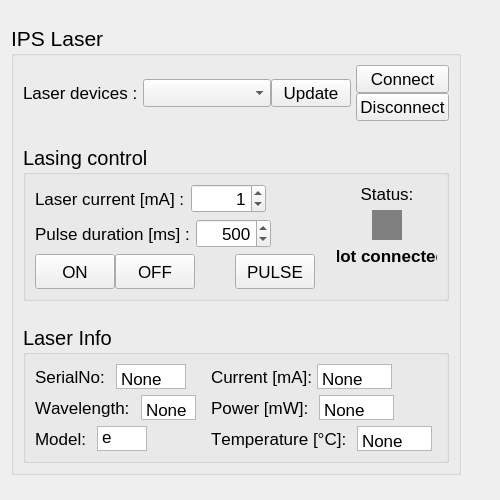
<?xml version="1.0" encoding="UTF-8"?>
<ui version="4.0">
 <class>LaserControl</class>
 <widget class="QWidget" name="LaserControl">
  <property name="geometry">
   <rect>
    <x>0</x>
    <y>0</y>
    <width>500</width>
    <height>500</height>
   </rect>
  </property>
  <property name="minimumSize">
   <size>
    <width>500</width>
    <height>500</height>
   </size>
  </property>
  <property name="windowTitle">
   <string>IPS Laser - Oras</string>
  </property>
  <layout class="QVBoxLayout" name="verticalLayout_5">
   <item>
    <widget class="QGroupBox" name="groupBox_laser_control">
     <property name="enabled">
      <bool>true</bool>
     </property>
     <property name="sizePolicy">
      <sizepolicy hsizetype="Fixed" vsizetype="Fixed">
       <horstretch>0</horstretch>
       <verstretch>0</verstretch>
      </sizepolicy>
     </property>
     <property name="minimumSize">
      <size>
       <width>450</width>
       <height>400</height>
      </size>
     </property>
     <property name="maximumSize">
      <size>
       <width>450</width>
       <height>450</height>
      </size>
     </property>
     <property name="font">
      <font>
       <pointsize>16</pointsize>
       <weight>50</weight>
       <bold>false</bold>
      </font>
     </property>
     <property name="title">
      <string>IPS Laser</string>
     </property>
     <layout class="QVBoxLayout" name="verticalLayout_2">
      <item>
       <layout class="QVBoxLayout" name="verticalLayout_4">
        <item>
         <layout class="QHBoxLayout" name="horizontalLayout" stretch="0,1,0">
          <property name="spacing">
           <number>5</number>
          </property>
          <item>
           <widget class="QLabel" name="label_devices">
            <property name="font">
             <font>
              <pointsize>13</pointsize>
              <weight>50</weight>
              <bold>false</bold>
             </font>
            </property>
            <property name="text">
             <string>Laser devices :</string>
            </property>
           </widget>
          </item>
          <item>
           <layout class="QHBoxLayout" name="horizontalLayout_9" stretch="1,0">
            <property name="spacing">
             <number>0</number>
            </property>
            <item>
             <widget class="QComboBox" name="comboBox_devices">
              <property name="font">
               <font>
                <pointsize>13</pointsize>
                <weight>50</weight>
                <bold>false</bold>
               </font>
              </property>
             </widget>
            </item>
            <item>
             <widget class="QPushButton" name="pushButton_update">
              <property name="font">
               <font>
                <pointsize>13</pointsize>
                <weight>50</weight>
                <bold>false</bold>
               </font>
              </property>
              <property name="text">
               <string>Update</string>
              </property>
             </widget>
            </item>
           </layout>
          </item>
          <item>
           <layout class="QVBoxLayout" name="verticalLayout">
            <property name="spacing">
             <number>0</number>
            </property>
            <item>
             <widget class="QPushButton" name="pushButton_connect">
              <property name="font">
               <font>
                <pointsize>13</pointsize>
                <weight>50</weight>
                <bold>false</bold>
               </font>
              </property>
              <property name="text">
               <string>Connect</string>
              </property>
             </widget>
            </item>
            <item>
             <widget class="QPushButton" name="pushButton_disconnect">
              <property name="font">
               <font>
                <pointsize>13</pointsize>
                <weight>50</weight>
                <bold>false</bold>
               </font>
              </property>
              <property name="text">
               <string>Disconnect</string>
              </property>
             </widget>
            </item>
           </layout>
          </item>
         </layout>
        </item>
        <item>
         <spacer name="verticalSpacer">
          <property name="orientation">
           <enum>Qt::Vertical</enum>
          </property>
          <property name="sizeHint" stdset="0">
           <size>
            <width>20</width>
            <height>40</height>
           </size>
          </property>
         </spacer>
        </item>
        <item>
         <widget class="QGroupBox" name="groupBox_lasing">
          <property name="font">
           <font>
            <pointsize>15</pointsize>
            <weight>50</weight>
            <bold>false</bold>
           </font>
          </property>
          <property name="title">
           <string>Lasing control</string>
          </property>
          <layout class="QHBoxLayout" name="horizontalLayout_2">
           <item>
            <layout class="QVBoxLayout" name="verticalLayout_9">
             <item>
              <layout class="QHBoxLayout" name="horizontalLayout_3">
               <item>
                <widget class="QLabel" name="label_current_spinbox">
                 <property name="font">
                  <font>
                   <pointsize>13</pointsize>
                   <weight>50</weight>
                   <bold>false</bold>
                  </font>
                 </property>
                 <property name="text">
                  <string>Laser current [mA] :</string>
                 </property>
                </widget>
               </item>
               <item>
                <widget class="QSpinBox" name="spinBox_current">
                 <property name="minimumSize">
                  <size>
                   <width>75</width>
                   <height>0</height>
                  </size>
                 </property>
                 <property name="font">
                  <font>
                   <pointsize>13</pointsize>
                   <weight>50</weight>
                   <bold>false</bold>
                  </font>
                 </property>
                 <property name="alignment">
                  <set>Qt::AlignRight|Qt::AlignTrailing|Qt::AlignVCenter</set>
                 </property>
                 <property name="maximum">
                  <number>3000</number>
                 </property>
                 <property name="value">
                  <number>1</number>
                 </property>
                </widget>
               </item>
               <item>
                <spacer name="horizontalSpacer_7">
                 <property name="orientation">
                  <enum>Qt::Horizontal</enum>
                 </property>
                 <property name="sizeHint" stdset="0">
                  <size>
                   <width>40</width>
                   <height>20</height>
                  </size>
                 </property>
                </spacer>
               </item>
              </layout>
             </item>
             <item>
              <layout class="QHBoxLayout" name="horizontalLayout_4">
               <item>
                <widget class="QLabel" name="label_pduration">
                 <property name="enabled">
                  <bool>true</bool>
                 </property>
                 <property name="font">
                  <font>
                   <pointsize>13</pointsize>
                   <weight>50</weight>
                   <bold>false</bold>
                  </font>
                 </property>
                 <property name="text">
                  <string>Pulse duration [ms] :</string>
                 </property>
                </widget>
               </item>
               <item>
                <widget class="QSpinBox" name="spinBox_pduration">
                 <property name="minimumSize">
                  <size>
                   <width>75</width>
                   <height>0</height>
                  </size>
                 </property>
                 <property name="font">
                  <font>
                   <pointsize>13</pointsize>
                   <weight>50</weight>
                   <bold>false</bold>
                  </font>
                 </property>
                 <property name="layoutDirection">
                  <enum>Qt::LeftToRight</enum>
                 </property>
                 <property name="alignment">
                  <set>Qt::AlignRight|Qt::AlignTrailing|Qt::AlignVCenter</set>
                 </property>
                 <property name="minimum">
                  <number>1</number>
                 </property>
                 <property name="maximum">
                  <number>5000</number>
                 </property>
                 <property name="value">
                  <number>500</number>
                 </property>
                </widget>
               </item>
               <item>
                <spacer name="horizontalSpacer_8">
                 <property name="orientation">
                  <enum>Qt::Horizontal</enum>
                 </property>
                 <property name="sizeHint" stdset="0">
                  <size>
                   <width>40</width>
                   <height>20</height>
                  </size>
                 </property>
                </spacer>
               </item>
              </layout>
             </item>
             <item>
              <layout class="QHBoxLayout" name="horizontalLayout_onoff">
               <property name="spacing">
                <number>0</number>
               </property>
               <property name="sizeConstraint">
                <enum>QLayout::SetDefaultConstraint</enum>
               </property>
               <property name="leftMargin">
                <number>0</number>
               </property>
               <property name="topMargin">
                <number>0</number>
               </property>
               <item>
                <widget class="QPushButton" name="pushButton_on">
                 <property name="minimumSize">
                  <size>
                   <width>80</width>
                   <height>35</height>
                  </size>
                 </property>
                 <property name="maximumSize">
                  <size>
                   <width>80</width>
                   <height>35</height>
                  </size>
                 </property>
                 <property name="font">
                  <font>
                   <pointsize>13</pointsize>
                   <weight>50</weight>
                   <bold>false</bold>
                  </font>
                 </property>
                 <property name="text">
                  <string>ON</string>
                 </property>
                </widget>
               </item>
               <item>
                <widget class="QPushButton" name="pushButton_off">
                 <property name="minimumSize">
                  <size>
                   <width>80</width>
                   <height>35</height>
                  </size>
                 </property>
                 <property name="maximumSize">
                  <size>
                   <width>80</width>
                   <height>35</height>
                  </size>
                 </property>
                 <property name="font">
                  <font>
                   <pointsize>13</pointsize>
                   <weight>50</weight>
                   <bold>false</bold>
                  </font>
                 </property>
                 <property name="text">
                  <string>OFF</string>
                 </property>
                </widget>
               </item>
               <item>
                <spacer name="horizontalSpacer">
                 <property name="orientation">
                  <enum>Qt::Horizontal</enum>
                 </property>
                 <property name="sizeType">
                  <enum>QSizePolicy::Fixed</enum>
                 </property>
                 <property name="sizeHint" stdset="0">
                  <size>
                   <width>40</width>
                   <height>20</height>
                  </size>
                 </property>
                </spacer>
               </item>
               <item>
                <widget class="QPushButton" name="pushButton_pulse">
                 <property name="minimumSize">
                  <size>
                   <width>80</width>
                   <height>35</height>
                  </size>
                 </property>
                 <property name="maximumSize">
                  <size>
                   <width>80</width>
                   <height>35</height>
                  </size>
                 </property>
                 <property name="font">
                  <font>
                   <pointsize>13</pointsize>
                   <weight>50</weight>
                   <bold>false</bold>
                  </font>
                 </property>
                 <property name="text">
                  <string>PULSE</string>
                 </property>
                </widget>
               </item>
               <item>
                <spacer name="horizontalSpacer_2">
                 <property name="orientation">
                  <enum>Qt::Horizontal</enum>
                 </property>
                 <property name="sizeHint" stdset="0">
                  <size>
                   <width>40</width>
                   <height>20</height>
                  </size>
                 </property>
                </spacer>
               </item>
              </layout>
             </item>
            </layout>
           </item>
           <item>
            <layout class="QVBoxLayout" name="verticalLayout_6">
             <item>
              <widget class="QLabel" name="label_status_title">
               <property name="font">
                <font>
                 <pointsize>13</pointsize>
                 <weight>50</weight>
                 <bold>false</bold>
                </font>
               </property>
               <property name="text">
                <string>Status:</string>
               </property>
               <property name="alignment">
                <set>Qt::AlignCenter</set>
               </property>
              </widget>
             </item>
             <item>
              <layout class="QHBoxLayout" name="horizontalLayout_12">
               <item>
                <widget class="QLabel" name="label_led_status">
                 <property name="sizePolicy">
                  <sizepolicy hsizetype="Fixed" vsizetype="Fixed">
                   <horstretch>0</horstretch>
                   <verstretch>0</verstretch>
                  </sizepolicy>
                 </property>
                 <property name="minimumSize">
                  <size>
                   <width>30</width>
                   <height>30</height>
                  </size>
                 </property>
                 <property name="maximumSize">
                  <size>
                   <width>30</width>
                   <height>30</height>
                  </size>
                 </property>
                 <property name="font">
                  <font>
                   <pointsize>13</pointsize>
                   <weight>50</weight>
                   <bold>false</bold>
                  </font>
                 </property>
                 <property name="autoFillBackground">
                  <bool>false</bool>
                 </property>
                 <property name="styleSheet">
                  <string notr="true">QLabel { background-color : grey }</string>
                 </property>
                 <property name="text">
                  <string/>
                 </property>
                 <property name="scaledContents">
                  <bool>false</bool>
                 </property>
                 <property name="alignment">
                  <set>Qt::AlignCenter</set>
                 </property>
                </widget>
               </item>
              </layout>
             </item>
             <item>
              <widget class="QLabel" name="label_status">
               <property name="minimumSize">
                <size>
                 <width>100</width>
                 <height>0</height>
                </size>
               </property>
               <property name="maximumSize">
                <size>
                 <width>16777215</width>
                 <height>16777215</height>
                </size>
               </property>
               <property name="font">
                <font>
                 <pointsize>13</pointsize>
                 <weight>75</weight>
                 <bold>true</bold>
                </font>
               </property>
               <property name="text">
                <string>Not connected</string>
               </property>
               <property name="alignment">
                <set>Qt::AlignCenter</set>
               </property>
              </widget>
             </item>
             <item>
              <spacer name="verticalSpacer_3">
               <property name="orientation">
                <enum>Qt::Vertical</enum>
               </property>
               <property name="sizeHint" stdset="0">
                <size>
                 <width>20</width>
                 <height>40</height>
                </size>
               </property>
              </spacer>
             </item>
            </layout>
           </item>
          </layout>
         </widget>
        </item>
        <item>
         <layout class="QVBoxLayout" name="verticalLayout_3">
          <property name="spacing">
           <number>6</number>
          </property>
         </layout>
        </item>
        <item>
         <spacer name="verticalSpacer_2">
          <property name="orientation">
           <enum>Qt::Vertical</enum>
          </property>
          <property name="sizeHint" stdset="0">
           <size>
            <width>20</width>
            <height>40</height>
           </size>
          </property>
         </spacer>
        </item>
        <item>
         <widget class="QGroupBox" name="groupBox_info">
          <property name="font">
           <font>
            <pointsize>15</pointsize>
            <weight>50</weight>
            <bold>false</bold>
            <kerning>false</kerning>
           </font>
          </property>
          <property name="autoFillBackground">
           <bool>false</bool>
          </property>
          <property name="title">
           <string>Laser Info</string>
          </property>
          <property name="checkable">
           <bool>false</bool>
          </property>
          <layout class="QHBoxLayout" name="horizontalLayout_11">
           <item>
            <layout class="QVBoxLayout" name="verticalLayout_7">
             <item>
              <layout class="QHBoxLayout" name="horizontalLayout_7">
               <item>
                <widget class="QLabel" name="label_serialno">
                 <property name="font">
                  <font>
                   <pointsize>13</pointsize>
                   <weight>50</weight>
                   <bold>false</bold>
                   <kerning>false</kerning>
                  </font>
                 </property>
                 <property name="text">
                  <string>SerialNo: </string>
                 </property>
                </widget>
               </item>
               <item>
                <widget class="QPlainTextEdit" name="plainTextEdit_serialno">
                 <property name="sizePolicy">
                  <sizepolicy hsizetype="Preferred" vsizetype="Preferred">
                   <horstretch>0</horstretch>
                   <verstretch>0</verstretch>
                  </sizepolicy>
                 </property>
                 <property name="minimumSize">
                  <size>
                   <width>0</width>
                   <height>0</height>
                  </size>
                 </property>
                 <property name="maximumSize">
                  <size>
                   <width>75</width>
                   <height>25</height>
                  </size>
                 </property>
                 <property name="font">
                  <font>
                   <pointsize>13</pointsize>
                   <weight>50</weight>
                   <bold>false</bold>
                   <kerning>false</kerning>
                  </font>
                 </property>
                 <property name="autoFillBackground">
                  <bool>false</bool>
                 </property>
                 <property name="verticalScrollBarPolicy">
                  <enum>Qt::ScrollBarAlwaysOff</enum>
                 </property>
                 <property name="horizontalScrollBarPolicy">
                  <enum>Qt::ScrollBarAlwaysOff</enum>
                 </property>
                 <property name="sizeAdjustPolicy">
                  <enum>QAbstractScrollArea::AdjustToContents</enum>
                 </property>
                 <property name="plainText">
                  <string>None</string>
                 </property>
                 <property name="textInteractionFlags">
                  <set>Qt::NoTextInteraction</set>
                 </property>
                </widget>
               </item>
               <item>
                <spacer name="horizontalSpacer_12">
                 <property name="orientation">
                  <enum>Qt::Horizontal</enum>
                 </property>
                 <property name="sizeHint" stdset="0">
                  <size>
                   <width>40</width>
                   <height>20</height>
                  </size>
                 </property>
                </spacer>
               </item>
              </layout>
             </item>
             <item>
              <layout class="QHBoxLayout" name="horizontalLayout_details">
               <item>
                <widget class="QLabel" name="label_wavelenght">
                 <property name="font">
                  <font>
                   <pointsize>13</pointsize>
                   <weight>50</weight>
                   <bold>false</bold>
                   <kerning>false</kerning>
                  </font>
                 </property>
                 <property name="text">
                  <string>Wavelength: </string>
                 </property>
                </widget>
               </item>
               <item>
                <widget class="QPlainTextEdit" name="plainTextEdit_wavelength">
                 <property name="sizePolicy">
                  <sizepolicy hsizetype="Minimum" vsizetype="Minimum">
                   <horstretch>0</horstretch>
                   <verstretch>0</verstretch>
                  </sizepolicy>
                 </property>
                 <property name="minimumSize">
                  <size>
                   <width>0</width>
                   <height>0</height>
                  </size>
                 </property>
                 <property name="maximumSize">
                  <size>
                   <width>55</width>
                   <height>25</height>
                  </size>
                 </property>
                 <property name="font">
                  <font>
                   <pointsize>13</pointsize>
                   <weight>50</weight>
                   <bold>false</bold>
                   <kerning>false</kerning>
                  </font>
                 </property>
                 <property name="verticalScrollBarPolicy">
                  <enum>Qt::ScrollBarAlwaysOff</enum>
                 </property>
                 <property name="horizontalScrollBarPolicy">
                  <enum>Qt::ScrollBarAlwaysOff</enum>
                 </property>
                 <property name="sizeAdjustPolicy">
                  <enum>QAbstractScrollArea::AdjustToContents</enum>
                 </property>
                 <property name="plainText">
                  <string>None</string>
                 </property>
                 <property name="textInteractionFlags">
                  <set>Qt::NoTextInteraction</set>
                 </property>
                </widget>
               </item>
               <item>
                <spacer name="horizontalSpacer_4">
                 <property name="orientation">
                  <enum>Qt::Horizontal</enum>
                 </property>
                 <property name="sizeHint" stdset="0">
                  <size>
                   <width>40</width>
                   <height>20</height>
                  </size>
                 </property>
                </spacer>
               </item>
              </layout>
             </item>
             <item>
              <layout class="QHBoxLayout" name="horizontalLayout_5">
               <property name="spacing">
                <number>-1</number>
               </property>
               <item>
                <widget class="QLabel" name="label_model">
                 <property name="font">
                  <font>
                   <pointsize>13</pointsize>
                   <weight>50</weight>
                   <bold>false</bold>
                   <kerning>false</kerning>
                  </font>
                 </property>
                 <property name="text">
                  <string>Model: </string>
                 </property>
                </widget>
               </item>
               <item>
                <widget class="QPlainTextEdit" name="plainTextEdit_model">
                 <property name="sizePolicy">
                  <sizepolicy hsizetype="Preferred" vsizetype="Preferred">
                   <horstretch>0</horstretch>
                   <verstretch>0</verstretch>
                  </sizepolicy>
                 </property>
                 <property name="minimumSize">
                  <size>
                   <width>0</width>
                   <height>0</height>
                  </size>
                 </property>
                 <property name="maximumSize">
                  <size>
                   <width>50</width>
                   <height>25</height>
                  </size>
                 </property>
                 <property name="font">
                  <font>
                   <pointsize>13</pointsize>
                   <weight>50</weight>
                   <bold>false</bold>
                   <kerning>false</kerning>
                  </font>
                 </property>
                 <property name="verticalScrollBarPolicy">
                  <enum>Qt::ScrollBarAlwaysOff</enum>
                 </property>
                 <property name="horizontalScrollBarPolicy">
                  <enum>Qt::ScrollBarAlwaysOff</enum>
                 </property>
                 <property name="plainText">
                  <string>None
</string>
                 </property>
                 <property name="textInteractionFlags">
                  <set>Qt::NoTextInteraction</set>
                 </property>
                </widget>
               </item>
               <item>
                <spacer name="horizontalSpacer_5">
                 <property name="orientation">
                  <enum>Qt::Horizontal</enum>
                 </property>
                 <property name="sizeHint" stdset="0">
                  <size>
                   <width>40</width>
                   <height>20</height>
                  </size>
                 </property>
                </spacer>
               </item>
              </layout>
             </item>
            </layout>
           </item>
           <item>
            <spacer name="horizontalSpacer_3">
             <property name="orientation">
              <enum>Qt::Horizontal</enum>
             </property>
             <property name="sizeHint" stdset="0">
              <size>
               <width>40</width>
               <height>20</height>
              </size>
             </property>
            </spacer>
           </item>
           <item>
            <layout class="QVBoxLayout" name="verticalLayout_8">
             <item>
              <layout class="QHBoxLayout" name="horizontalLayout_6">
               <property name="spacing">
                <number>0</number>
               </property>
               <item>
                <widget class="QLabel" name="label_current_status">
                 <property name="font">
                  <font>
                   <pointsize>13</pointsize>
                   <weight>50</weight>
                   <bold>false</bold>
                   <kerning>false</kerning>
                  </font>
                 </property>
                 <property name="text">
                  <string>Current [mA]: </string>
                 </property>
                </widget>
               </item>
               <item>
                <widget class="QPlainTextEdit" name="plainTextEdit_current_status">
                 <property name="sizePolicy">
                  <sizepolicy hsizetype="Preferred" vsizetype="Preferred">
                   <horstretch>0</horstretch>
                   <verstretch>0</verstretch>
                  </sizepolicy>
                 </property>
                 <property name="minimumSize">
                  <size>
                   <width>75</width>
                   <height>25</height>
                  </size>
                 </property>
                 <property name="maximumSize">
                  <size>
                   <width>75</width>
                   <height>25</height>
                  </size>
                 </property>
                 <property name="font">
                  <font>
                   <pointsize>13</pointsize>
                   <weight>50</weight>
                   <bold>false</bold>
                   <kerning>false</kerning>
                  </font>
                 </property>
                 <property name="verticalScrollBarPolicy">
                  <enum>Qt::ScrollBarAlwaysOff</enum>
                 </property>
                 <property name="horizontalScrollBarPolicy">
                  <enum>Qt::ScrollBarAlwaysOff</enum>
                 </property>
                 <property name="plainText">
                  <string>None</string>
                 </property>
                 <property name="textInteractionFlags">
                  <set>Qt::NoTextInteraction</set>
                 </property>
                </widget>
               </item>
               <item>
                <spacer name="horizontalSpacer_10">
                 <property name="orientation">
                  <enum>Qt::Horizontal</enum>
                 </property>
                 <property name="sizeHint" stdset="0">
                  <size>
                   <width>40</width>
                   <height>20</height>
                  </size>
                 </property>
                </spacer>
               </item>
              </layout>
             </item>
             <item>
              <layout class="QHBoxLayout" name="horizontalLayout_10">
               <item>
                <widget class="QLabel" name="label_power_status">
                 <property name="font">
                  <font>
                   <pointsize>13</pointsize>
                   <weight>50</weight>
                   <bold>false</bold>
                   <kerning>false</kerning>
                  </font>
                 </property>
                 <property name="text">
                  <string>Power [mW]: </string>
                 </property>
                </widget>
               </item>
               <item>
                <widget class="QPlainTextEdit" name="plainTextEdit_power_status">
                 <property name="sizePolicy">
                  <sizepolicy hsizetype="Preferred" vsizetype="Preferred">
                   <horstretch>0</horstretch>
                   <verstretch>0</verstretch>
                  </sizepolicy>
                 </property>
                 <property name="minimumSize">
                  <size>
                   <width>75</width>
                   <height>25</height>
                  </size>
                 </property>
                 <property name="maximumSize">
                  <size>
                   <width>75</width>
                   <height>25</height>
                  </size>
                 </property>
                 <property name="font">
                  <font>
                   <pointsize>13</pointsize>
                   <weight>50</weight>
                   <bold>false</bold>
                   <kerning>false</kerning>
                  </font>
                 </property>
                 <property name="verticalScrollBarPolicy">
                  <enum>Qt::ScrollBarAlwaysOff</enum>
                 </property>
                 <property name="horizontalScrollBarPolicy">
                  <enum>Qt::ScrollBarAlwaysOff</enum>
                 </property>
                 <property name="plainText">
                  <string>None
</string>
                 </property>
                 <property name="textInteractionFlags">
                  <set>Qt::NoTextInteraction</set>
                 </property>
                </widget>
               </item>
               <item>
                <spacer name="horizontalSpacer_11">
                 <property name="orientation">
                  <enum>Qt::Horizontal</enum>
                 </property>
                 <property name="sizeHint" stdset="0">
                  <size>
                   <width>40</width>
                   <height>20</height>
                  </size>
                 </property>
                </spacer>
               </item>
              </layout>
             </item>
             <item>
              <layout class="QHBoxLayout" name="horizontalLayout_8">
               <item>
                <widget class="QLabel" name="label_temp_status">
                 <property name="maximumSize">
                  <size>
                   <width>16777215</width>
                   <height>16777159</height>
                  </size>
                 </property>
                 <property name="font">
                  <font>
                   <pointsize>13</pointsize>
                   <weight>50</weight>
                   <bold>false</bold>
                   <kerning>false</kerning>
                  </font>
                 </property>
                 <property name="text">
                  <string>Temperature [°C]: </string>
                 </property>
                </widget>
               </item>
               <item>
                <widget class="QPlainTextEdit" name="plainTextEdit_temp_status">
                 <property name="sizePolicy">
                  <sizepolicy hsizetype="Preferred" vsizetype="Preferred">
                   <horstretch>0</horstretch>
                   <verstretch>0</verstretch>
                  </sizepolicy>
                 </property>
                 <property name="minimumSize">
                  <size>
                   <width>75</width>
                   <height>25</height>
                  </size>
                 </property>
                 <property name="maximumSize">
                  <size>
                   <width>50</width>
                   <height>25</height>
                  </size>
                 </property>
                 <property name="font">
                  <font>
                   <pointsize>13</pointsize>
                   <weight>50</weight>
                   <bold>false</bold>
                   <kerning>false</kerning>
                  </font>
                 </property>
                 <property name="verticalScrollBarPolicy">
                  <enum>Qt::ScrollBarAlwaysOff</enum>
                 </property>
                 <property name="horizontalScrollBarPolicy">
                  <enum>Qt::ScrollBarAlwaysOff</enum>
                 </property>
                 <property name="plainText">
                  <string>None</string>
                 </property>
                 <property name="textInteractionFlags">
                  <set>Qt::NoTextInteraction</set>
                 </property>
                </widget>
               </item>
               <item>
                <spacer name="horizontalSpacer_9">
                 <property name="orientation">
                  <enum>Qt::Horizontal</enum>
                 </property>
                 <property name="sizeHint" stdset="0">
                  <size>
                   <width>40</width>
                   <height>20</height>
                  </size>
                 </property>
                </spacer>
               </item>
              </layout>
             </item>
            </layout>
           </item>
          </layout>
         </widget>
        </item>
       </layout>
      </item>
     </layout>
    </widget>
   </item>
  </layout>
 </widget>
 <resources/>
 <connections/>
</ui>
